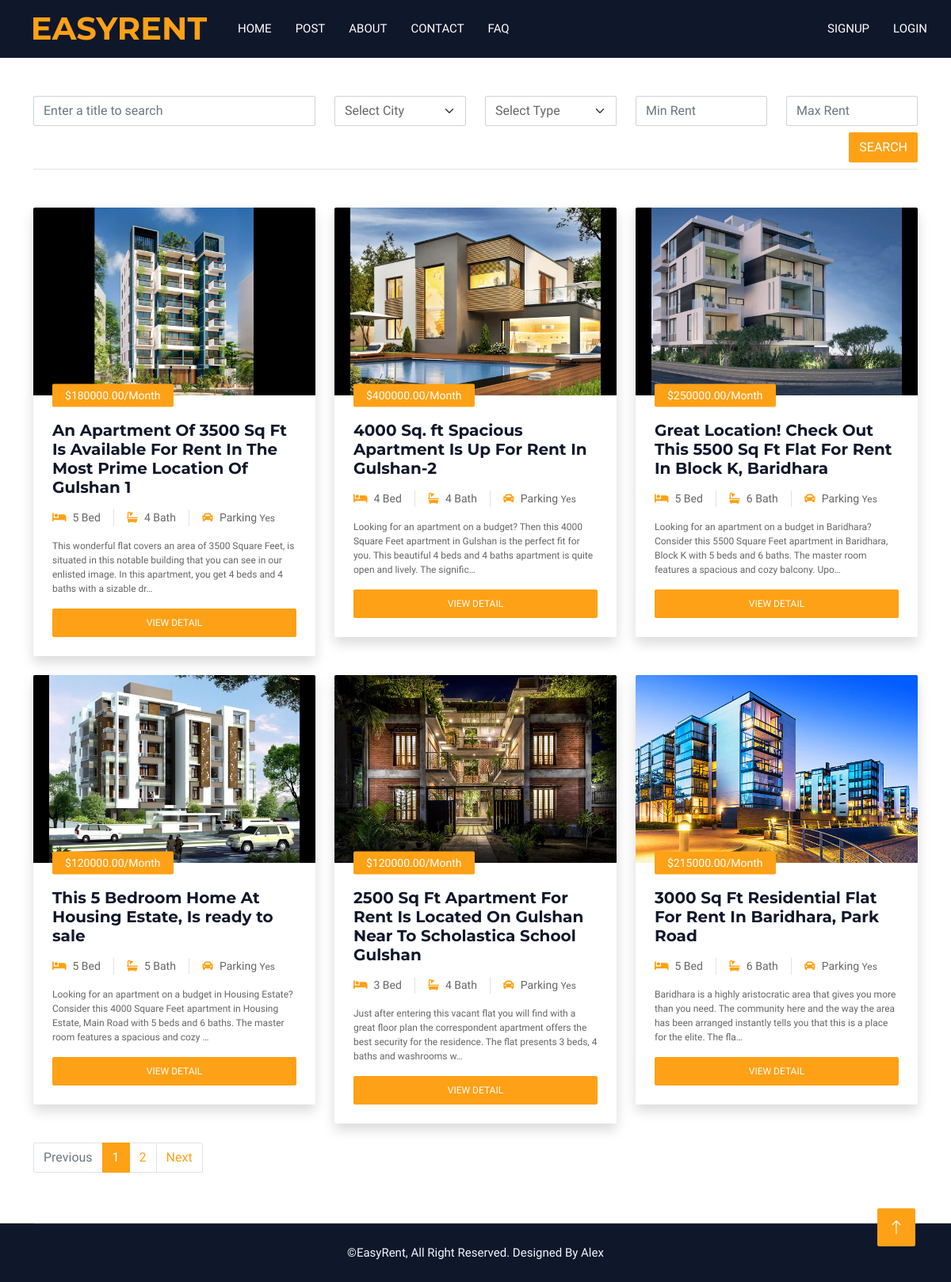
Page /post on the committed database.
### App_Rental/models.py (models this page shows, shortened)
class House(models.Model):
    def next_month_first_day():
        today = timezone.localdate()
        first_day_next_month = today.replace(day=1) + timedelta(days=32 - today.day)
        return first_day_next_month
    owner = models.ForeignKey(User, on_delete=models.CASCADE)
    title = models.CharField(max_length=500, blank=False)
    city = models.ForeignKey(City, on_delete=models.DO_NOTHING)
    address = models.CharField(max_length=500, blank=False)
    rent_from = models.DateField(default=next_month_first_day)
    house_type = models.CharField(max_length=10, choices=HOUSE_TYPE_LIST, default="1")
    house_name = models.CharField(max_length=200, null=True)
    house_area = models.IntegerField(default=800)
    description = RichTextField(null=True)
    is_parking = models.BooleanField(default=True)
    total_bedrooms = models.IntegerField(default=0)
    total_bathrooms = models.IntegerField(default=0)
    floor_no = models.IntegerField(default=0)
    map_link =models.CharField(max_length=10000,blank=True)
    monthly_rent = models.DecimalField(max_digits=10, decimal_places=2, default=Decimal('0.00'))
    advacne_rent = models.DecimalField(max_digits=10, decimal_places=2, default=Decimal('0.00'))
    images = models.ManyToManyField('HouseImage', related_name='houses', blank=True)
    is_active=models.BooleanField(default=False)
    is_reject=models.BooleanField(default=False)
    is_rented=models.BooleanField(default=False)
    created=models.DateTimeField(auto_now=True,auto_now_add=False)

class HouseImage(models.Model):
    image = models.ImageField(upload_to='house_photos/')

### HouseRental/views.py (the view)
# urls.py: path('post',RentPost,name='post'),
def RentPost(request):
    if request.method == 'GET':
        txtSearch = request.GET.get('txtSearch','')
        txtCity = request.GET.get('txtCity','0')
        txtType = request.GET.get('txtType','0')
        txtMin = request.GET.get('txtMin',0)
        txtMax = request.GET.get('txtMax',0)
        try:
            txtMin_decimal = Decimal(txtMin)
        except (InvalidOperation, ValueError):
            txtMin_decimal = Decimal(0)
        try:
            txtMax_decimal = Decimal(txtMax)
        except (InvalidOperation, ValueError):
            txtMax_decimal = Decimal(0)
        rentpost = House.objects.filter(is_active=True, is_rented=False)
        if txtSearch:
            rentpost = rentpost.filter(title__icontains=txtSearch)
        if txtCity and txtCity != '0':
            rentpost = rentpost.filter(city=txtCity)
        if txtType and txtType != '0':
            rentpost = rentpost.filter(house_type=txtType)
        if txtMin_decimal!=0:
            rentpost = rentpost.filter(monthly_rent__gte=txtMin_decimal)
        if txtMax_decimal!=0:
            rentpost = rentpost.filter(monthly_rent__lte=txtMax_decimal)
        post_count=rentpost.count()
        paginator =Paginator(rentpost,6)
        page = request.GET.get('page')
        paged_rents = paginator.get_page(page)
        cities = City.objects.all()
        new_cities=[]
        for city in cities:
            if int(city.id) == int(txtCity):
                new_cities.append({'id': city.id, 'name': city.name, 's': 'selected'})
            else:
                new_cities.append({'id': city.id, 'name': city.name, 's': ''})
        new_house_type = []
        house_type_list = list(HOUSE_TYPE_LIST)
        for value,label in house_type_list:
            if value == txtType:
                new_house_type.append({'value': value, 'label': label, 's': 'selected'})
            else:
                new_house_type.append({'value': value, 'label': label, 's': ''})
        print(new_house_type)
    context={
        'rentpost':paged_rents,
        'cities':new_cities,
        'house_types':new_house_type,
        'post_count':post_count
    }
    return render(request,'post.html',context)

### templates/post.html (shortened to what this page needs)
{% extends 'base.html'%}
{% load static%}
{% block main %}
<div class="container-xxl py-5">
    <div class="container">
        <div class="text-center wow fadeInUp">
            <form class="row">
                <div class="col-lg-4">
                    <input type="text" class="form-control" name="txtSearch" placeholder="Enter a title to search"
                        value="{{ request.GET.txtSearch }}">
                </div>
                <div class="col-lg-2">
                    <select name="txtCity" class="form-select">
                        <option value="0">Select City </option>
                    </select>
                </div>
                <div class="col-lg-2">
                    <select name="txtType" class="form-select">
                        <option value="0">Select Type</option>
                    </select>
                </div>
                <div class="col-lg-2">
                    <input type="text" class="form-control" name="txtMin" placeholder="Min Rent"
                        value="{{ request.GET.txtMin }}">
                </div>
                <div class="col-lg-2">
                    <input type="text" class="form-control" name="txtMax" placeholder="Max Rent"
                        value="{{ request.GET.txtMax }}">
                </div>
                <div class="col-lg-12 mt-2 text-end">
                    <button class="btn btn-primary" type="submit">Search</button>
                </div>
            </form>
        </div>
        <div class="col-lg-12 mt-2 border-bottom"></div>
        <div class="row g-4 my-4">
            {% for rent in rentpost%}
            <div class="col-lg-4 col-md-6">
                <div class="room-item shadow rounded overflow-hidden">
                    <div class="position-relative">
                        <img class="img-fluid" src="{{ rent.images.all.0.image.url }}" style="max-height: 265px;"
                            alt="Rent post image">
                        <small
                            class="position-absolute start-0 top-100 translate-middle-y bg-primary text-white rounded py-1 px-3 ms-4">${{rent.monthly_rent}}/Month</small>
                    </div>
                    <div class="p-4 mt-2">
                        <div class="d-flex justify-content-between mb-3">
                            <h5 class="mb-0">{{rent.title}}</h5>
                        </div>
                        <div class="d-flex mb-3">
                            <small class="border-end me-3 pe-3"><i
                                    class="fa fa-bed text-primary me-2"></i>{{rent.total_bedrooms}}
                                Bed</small>
                            <small class="border-end me-3 pe-3"><i
                                    class="fa fa-bath text-primary me-2"></i>{{rent.total_bathrooms}}
                                Bath</small>
                            <small><i class="fa fa-car text-primary me-2"></i>Parking {% if rent.is_parking == True %}
                                <span>Yes</span>
                                {% else %}<span>No</span>{% endif%}</small>
                        </div>
                        <p class="text-body mb-3">{{rent.description|safe|truncatechars:200}}</p>
                        <div class="d-flex justify-content-between">
                            <a class="btn btn-sm btn-primary rounded py-2 px-4 w-100"
                                href="{% url 'details' rent.id %}">View Detail</a>
                        </div>
                    </div>
                </div>
            </div>
            {% empty%}
            <h3>No post found</h3>
            {% endfor %}
        </div>
        <nav class="mt-4" aria-label="Page navigation sample">
            {% if rentpost.has_other_pages %}
            <ul class="pagination">
                {% if rentpost.has_previous %}
                <li class="page-item"><a class="page-link" href="?page={{ rentpost.previous_page_number}}">Previous</a>
                </li>
                {% else %}
                <li class="page-item disabled"><a class="page-link" href="#">Previous</a></li>
                {% endif %}
                {% for i in rentpost.paginator.page_range %}
                {% if rentpost.number == i%}
                <li class="page-item active"><a class="page-link">{{i}}</a></li>
                {%else%}
                <li class="page-item"><a class="page-link" href="?page={{i}}">{{i}}</a></li>
                {% endif %}
                {% endfor %}
                {% if rentpost.has_next %}
                <li class="page-item"><a class="page-link" href="?page={{ rentpost.next_page_number}}">Next</a></li>
                {% else %}
                <li class="page-item disabled"><a class="page-link" href="#">Next</a></li>
                {% endif %}
            </ul>
            {% endif %}
        </nav>
    </div>
</div>
{% endblock %}

### static/css/style.css (style rules this page uses)
:root { --primary: #fea116; --light: #f1f8ff; --dark: #0f172b; }
body { background-color: #ffffff !important; }
.btn { font-weight: 500; text-transform: uppercase; transition: 0.5s; }
.btn.btn-primary, .btn.btn-secondary { color: #ffffff; }

### templates/post.html (style rules this page uses)
.room-item p, .room-item h1, .room-item h2, .room-item h3, .room-item h4, .room-item h6, .room-item span, .room-item a { font-size: 12px; }

### rows in the picture
House: images.all.0.image (picture), monthly_rent "180000.00", title "An Apartment Of 3500 Sq Ft Is Available For Rent In The Most Prime Location Of Gulshan 1", total_bedrooms "5", total_bathrooms "4", is_parking "Yes", description "This wonderful flat covers an area of 3500 Square Feet, is situated in this notable building that you can see in our enlisted image. In this apartment, you get 4 beds and 4 baths with a sizable dr…"
House: images.all.0.image (picture), monthly_rent "400000.00", title "4000 Sq. ft Spacious Apartment Is Up For Rent In Gulshan-2", total_bedrooms "4", total_bathrooms "4", is_parking "Yes", description "Looking for an apartment on a budget? Then this 4000 Square Feet apartment in Gulshan is the perfect fit for you. This beautiful 4 beds and 4 baths apartment is quite open and lively. The signific…"
House: images.all.0.image (picture), monthly_rent "250000.00", title "Great Location! Check Out This 5500 Sq Ft Flat For Rent In Block K, Baridhara", total_bedrooms "5", total_bathrooms "6", is_parking "Yes", description "Looking for an apartment on a budget in Baridhara? Consider this 5500 Square Feet apartment in Baridhara, Block K with 5 beds and 6 baths. The master room features a spacious and cozy balcony. Upo…"
House: images.all.0.image (picture), monthly_rent "120000.00", title "This 5 Bedroom Home At Housing Estate, Is ready to sale", total_bedrooms "5", total_bathrooms "5", is_parking "Yes", description "Looking for an apartment on a budget in Housing Estate? Consider this 4000 Square Feet apartment in Housing Estate, Main Road with 5 beds and 6 baths. The master room features a spacious and cozy …"
House: images.all.0.image (picture), monthly_rent "120000.00", title "2500 Sq Ft Apartment For Rent Is Located On Gulshan Near To Scholastica School Gulshan", total_bedrooms "3", total_bathrooms "4", is_parking "Yes", description "Just after entering this vacant flat you will find with a great floor plan the correspondent apartment offers the best security for the residence. The flat presents 3 beds, 4 baths and washrooms w…"
House: images.all.0.image (picture), monthly_rent "215000.00", title "3000 Sq Ft Residential Flat For Rent In Baridhara, Park Road", total_bedrooms "5", total_bathrooms "6", is_parking "Yes", description "Baridhara is a highly aristocratic area that gives you more than you need. The community here and the way the area has been arranged instantly tells you that this is a place for the elite. The fla…"

### other values in the picture
{{ i }} "1"
{{ i }} "2"
